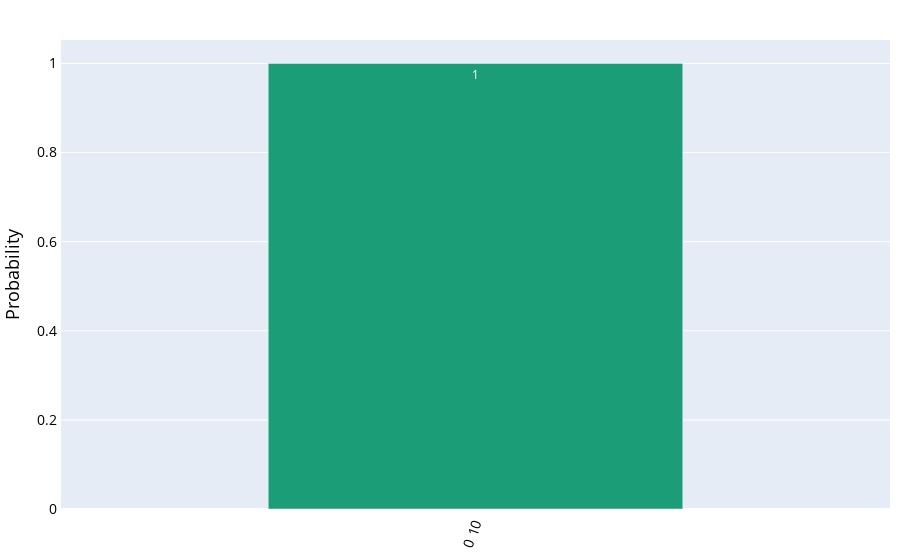

Write notebook code for a chart like this one.
### Code cell
job = execute(test_adder_circuit, backend=Aer.get_backend('statevector_simulator'))
probability_distribution(job.result().get_counts())

### Figure 1 — Plotly figure (JSON) as saved in the notebook; plotly's stock layout.template omitted (floating-point values rounded to 4 significant figures)
{"data": [{"hoverinfo": "text", "hovertext": ["<b>0 10</b><br>P = 1.0"], "marker": {"color": "#1b9e77"}, "name": "", "text": [1], "textposition": "auto", "type": "bar", "width": 0.5, "x": [0], "y": [1]}], "layout": {"font": {"color": "black"}, "margin": {"b": 10, "l": 50, "r": 10, "t": 40}, "paper_bgcolor": "white", "showlegend": false, "title": {"font": {"size": 20}, "x": 0.5}, "xaxis": {"linewidth": 1, "showline": true, "tickangle": -70, "tickfont": {"size": 14}, "ticktext": ["0 10"], "tickvals": [0]}, "yaxis": {"linewidth": 1, "showline": true, "tickfont": {"size": 14}, "title": {"font": {"size": 18}, "text": "Probability"}}}}
